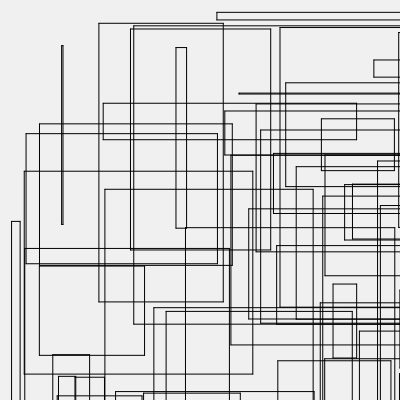
Frame 1 (no input)
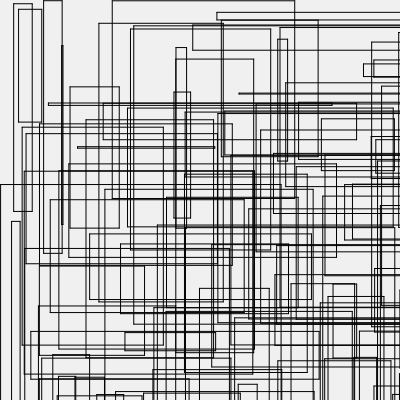
Frame 2 (the mouse pressed at the canvas centre, redrawn once)

The p5.js sketch that drew these frames (run headless with seeded random() and noise() and a simulated clock; the mouse was pressed at the canvas centre and the sketch redrawn once):

// p5.js sketch
// ── sketch.js
function setup() {
  createCanvas(400, 400);
  background(240);
  noFill();
  noLoop();
}

function draw() {
  for (let i = 0; i < 50; i++) {
    customRect(random(0, width), random(0, height), random(0, 300), random(0, 300));
  }
}

function customRect(xPos, yPos, rectWidth, rectHeight) {
  line(xPos, yPos, xPos+rectWidth, yPos);
  line(xPos, yPos, xPos, yPos+rectHeight);
  line(xPos+rectWidth, yPos, xPos+rectWidth, yPos+rectHeight);
  line(xPos, yPos+rectHeight, xPos+rectWidth, yPos+rectHeight);
}
